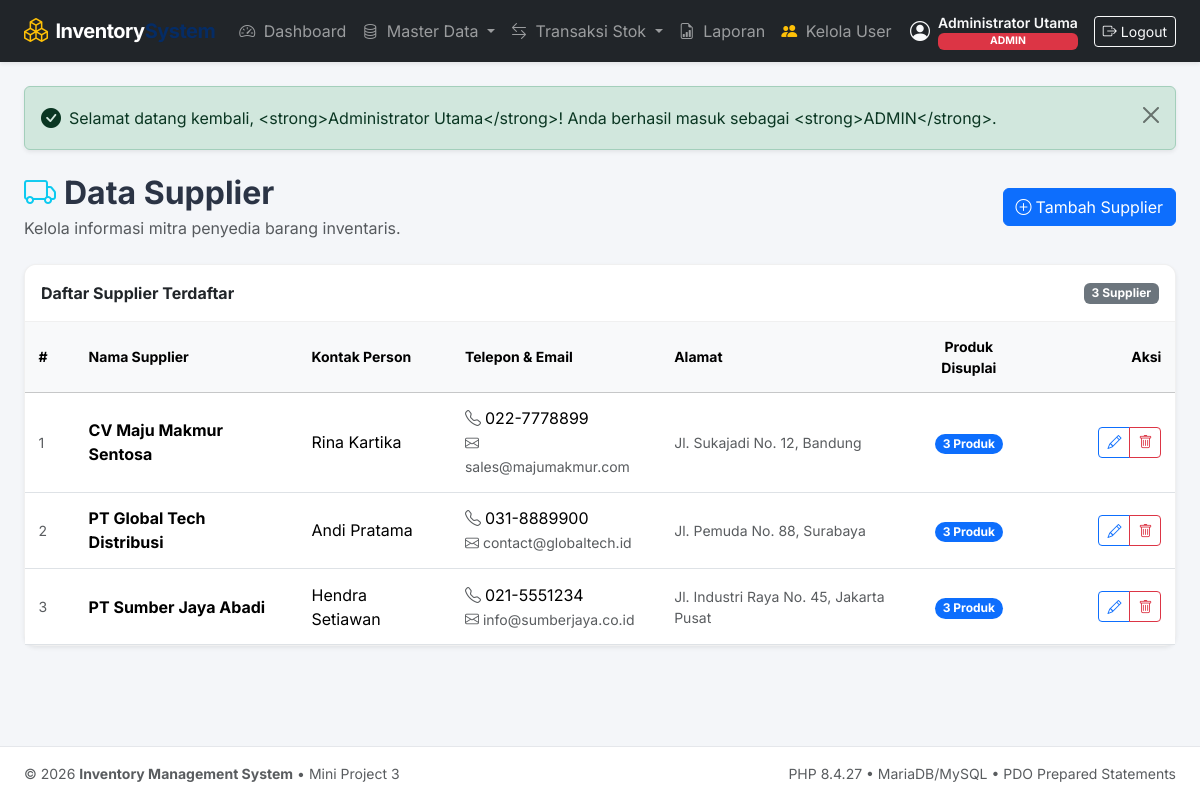
Screenshot of /suppliers/index.php (signed in) with the database file from the repository.
### tables this page shows
CREATE TABLE `suppliers` (
    `id` INT AUTO_INCREMENT PRIMARY KEY,
    `name` VARCHAR(150) NOT NULL,
    `contact_person` VARCHAR(100) NULL,
    `phone` VARCHAR(20) NULL,
    `email` VARCHAR(100) NULL,
    `address` TEXT NULL,
    `created_at` TIMESTAMP DEFAULT CURRENT_TIMESTAMP
);

### helpers/auth.php (called while the page is built, shortened)
<?php
require_once __DIR__ . '/escape.php';
function is_logged_in(): bool
{
    return isset($_SESSION['user']) && !empty($_SESSION['user']['id']);
}
function current_role(): ?string
{
    return is_logged_in() ? ($_SESSION['user']['role'] ?? null) : null;
}
function is_admin(): bool
{
    return current_role() === 'admin';
}

### helpers/escape.php (called while the page is built, shortened)
<?php
if (!function_exists('e')) {
    function e($string): string
    {
        return htmlspecialchars((string)($string ?? ''), ENT_QUOTES, 'UTF-8');
    }
}
if (!function_exists('base_url')) {
    function base_url(string $path = ''): string
    {
        $scriptName = $_SERVER['SCRIPT_NAME'] ?? '';
        $pos = strpos($scriptName, '/public/');
        if ($pos !== false) {
            $base = substr($scriptName, 0, $pos + 8);
        } else if (substr($scriptName, -10) === '/public.php' || substr($scriptName, -7) === '/public') {
            $base = dirname($scriptName) . '/public/';
        } else {
            $dir = dirname($scriptName);
            $base = ($dir === '/' || $dir === '\\') ? '/' : rtrim($dir, '/\\') . '/';
            if (strpos($base, '/products/') !== false || strpos($base, '/stock/') !== false ||
                strpos($base, '/categories/') !== false || strpos($base, '/suppliers/') !== false ||
                strpos($base, '/product-suppliers/') !== false || strpos($base, '/users/') !== false ||
                strpos($base, '/reports/') !== false) {
                $base = preg_replace('#/(products|stock|categories|suppliers|product-suppliers|users|reports)/.*#', '/', $base);
            }
        }
        $base = rtrim($base, '/') . '/';
        return $base . ltrim($path, '/');
    }
}

### public/suppliers/index.php (the view, shortened to what this page needs)
<?php
require_once __DIR__ . '/../../config/database.php';
require_once __DIR__ . '/../../helpers/escape.php';
require_once __DIR__ . '/../../helpers/auth.php';
require_once __DIR__ . '/../../helpers/flash.php';
$stmt = $pdo->query("
    SELECT
        s.*,
        COUNT(ps.product_id) AS total_supplied_products
    FROM suppliers s
    LEFT JOIN product_suppliers ps ON ps.supplier_id = s.id
    GROUP BY s.id, s.name, s.contact_person, s.phone, s.email, s.address, s.created_at
    ORDER BY s.name ASC
");
$suppliers = $stmt->fetchAll();
require __DIR__ . '/../../views/header.php';
?>
<div class="d-flex flex-column flex-md-row justify-content-between align-items-md-center mb-4 gap-2">
    <div>
        <h2 class="fw-bold mb-1"><i class="bi bi-truck text-info me-2"></i>Data Supplier</h2>
        <p class="text-muted mb-0">Kelola informasi mitra penyedia barang inventaris.</p>
    </div>
    <?php if (is_admin()): ?>
    <a href="create.php" class="btn btn-primary d-flex align-items-center">
        <i class="bi bi-plus-circle me-1"></i> Tambah Supplier
    </a>
    <?php endif; ?>
</div>
<div class="card shadow-sm">
    <div class="card-header bg-white py-3 d-flex justify-content-between align-items-center">
        <span class="fw-bold">Daftar Supplier Terdaftar</span>
        <span class="badge bg-secondary"><?= count($suppliers) ?> Supplier</span>
    </div>
    <div class="card-body p-0">
        <div class="table-responsive">
            <table class="table table-hover align-middle mb-0">
                <thead class="table-light small">
                    <tr>
                        <th style="width: 50px;">#</th>
                        <th>Nama Supplier</th>
                        <th>Kontak Person</th>
                        <th>Telepon & Email</th>
                        <th>Alamat</th>
                        <th class="text-center">Produk Disuplai</th>
                        <th class="text-end" style="width: 140px;">Aksi</th>
                    </tr>
                </thead>
                <tbody>
                    <?php if (empty($suppliers)): ?>
                    <tr>
                        <td colspan="7" class="text-center py-4 text-muted">Belum ada supplier terdaftar.</td>
                    </tr>
                    <?php else: ?>
                        <?php foreach ($suppliers as $idx => $s): ?>
                        <tr>
                            <td class="text-muted small"><?= $idx + 1 ?></td>
                            <td>
                                <div class="fw-bold"><?= e($s['name']) ?></div>
                            </td>
                            <td><?= e($s['contact_person'] ?: '-') ?></td>
                            <td>
                                <div><i class="bi bi-telephone text-muted me-1"></i><?= e($s['phone'] ?: '-') ?></div>
                                <small class="text-muted"><i class="bi bi-envelope text-muted me-1"></i><?= e($s['email'] ?: '-') ?></small>
                            </td>
                            <td class="text-muted small" style="max-width: 250px;">
                                <?= e($s['address'] ?: '-') ?>
                            </td>
                            <td class="text-center">
                                <a href="<?= base_url('product-suppliers/index.php?supplier_id=' . $s['id']) ?>" class="badge bg-primary text-decoration-none rounded-pill">
                                    <?= number_format($s['total_supplied_products']) ?> Produk
                                </a>
                            </td>
                            <td class="text-end">
                                <div class="btn-group btn-group-sm">
                                    <?php if (is_admin()): ?>
                                    <a href="edit.php?id=<?= $s['id'] ?>" class="btn btn-outline-primary" title="Edit">
                                        <i class="bi bi-pencil"></i>
                                    </a>
                                    <a href="delete.php?id=<?= $s['id'] ?>" class="btn btn-outline-danger" title="Hapus" onclick="return confirm('Apakah Anda yakin ingin menghapus supplier ini?');">
                                        <i class="bi bi-trash"></i>
                                    </a>
                                    <?php endif; ?>
                                </div>
                            </td>
                        </tr>
                        <?php endforeach; ?>
                    <?php endif; ?>
                </tbody>
            </table>
        </div>
    </div>
</div>
<?php require __DIR__ . '/../../views/footer.php'; ?>

### views/header.php (style rules this page uses)
body { font-family: 'Inter', -apple-system, BlinkMacSystemFont, "Segoe UI", Roboto, sans-serif; background-color: #f4f6f9; color: #2b3445; min-height: 100vh; display: flex; flex-direction: column; }
.card { border: 1px solid rgba(0,0,0,0.06); border-radius: 0.75rem; box-shadow: 0 0.125rem 0.25rem rgba(0,0,0,0.04); }
.card-header { background-color: #ffffff; border-bottom: 1px solid rgba(0,0,0,0.06); font-weight: 600; border-top-left-radius: 0.75rem !important; border-top-right-radius: 0.75rem !important; }
.table > :not(caption) > * > * { padding: 0.85rem 0.85rem; vertical-align: middle; }

### rows the page displays
suppliers: name "CV Maju Makmur Sentosa", contact_person "Rina Kartika", phone "022-7778899", email "sales@majumakmur.com", address "Jl. Sukajadi No. 12, Bandung", total_supplied_products "3"
suppliers: name "PT Global Tech Distribusi", contact_person "Andi Pratama", phone "031-8889900", email "contact@globaltech.id", address "Jl. Pemuda No. 88, Surabaya", total_supplied_products "3"
suppliers: name "PT Sumber Jaya Abadi", contact_person "Hendra Setiawan", phone "021-5551234", email "info@sumberjaya.co.id", address "Jl. Industri Raya No. 45, Jakarta Pusat", total_supplied_products "3"

### other values shown
$user['full_name'] "Administrator Utama"
$role "ADMIN"
$msg['message'] "Selamat datang kembali, <strong>Administrator Utama</strong>! Anda berhasil masuk sebagai <strong>ADMIN</strong>."
count($suppliers) "3"
PHP_VERSION "8.4.27"
